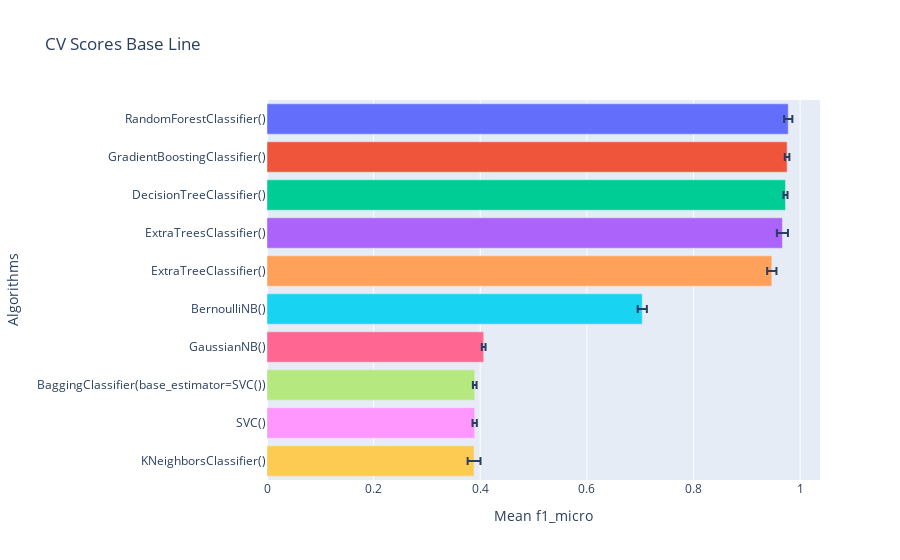

Notebook cell for this chart:
### Code cell
gp.crossval_models(x=x,y=y,folds=scv,estimadores=lista_estimadores,score="f1_micro")

### Figure 1 — Plotly figure (JSON) as saved in the notebook; plotly's stock layout.template omitted (floating-point values rounded to 4 significant figures)
{"data": [{"alignmentgroup": "True", "error_x": {"array": [0.007706]}, "hovertemplate": "Algorithms=%{y}<br>Mean f1_micro=%{x}<extra></extra>", "legendgroup": "RandomForestClassifier()", "marker": {"color": "#636efa", "pattern": {"shape": ""}}, "name": "RandomForestClassifier()", "offsetgroup": "RandomForestClassifier()", "orientation": "h", "showlegend": true, "textposition": "auto", "type": "bar", "x": [0.9777], "xaxis": "x", "y": ["RandomForestClassifier()"], "yaxis": "y"}, {"alignmentgroup": "True", "error_x": {"array": [0.004269]}, "hovertemplate": "Algorithms=%{y}<br>Mean f1_micro=%{x}<extra></extra>", "legendgroup": "GradientBoostingClassifier()", "marker": {"color": "#EF553B", "pattern": {"shape": ""}}, "name": "GradientBoostingClassifier()", "offsetgroup": "GradientBoostingClassifier()", "orientation": "h", "showlegend": true, "textposition": "auto", "type": "bar", "x": [0.9756], "xaxis": "x", "y": ["GradientBoostingClassifier()"], "yaxis": "y"}, {"alignmentgroup": "True", "error_x": {"array": [0.003785]}, "hovertemplate": "Algorithms=%{y}<br>Mean f1_micro=%{x}<extra></extra>", "legendgroup": "DecisionTreeClassifier()", "marker": {"color": "#00cc96", "pattern": {"shape": ""}}, "name": "DecisionTreeClassifier()", "offsetgroup": "DecisionTreeClassifier()", "orientation": "h", "showlegend": true, "textposition": "auto", "type": "bar", "x": [0.9726], "xaxis": "x", "y": ["DecisionTreeClassifier()"], "yaxis": "y"}, {"alignmentgroup": "True", "error_x": {"array": [0.01036]}, "hovertemplate": "Algorithms=%{y}<br>Mean f1_micro=%{x}<extra></extra>", "legendgroup": "ExtraTreesClassifier()", "marker": {"color": "#ab63fa", "pattern": {"shape": ""}}, "name": "ExtraTreesClassifier()", "offsetgroup": "ExtraTreesClassifier()", "orientation": "h", "showlegend": true, "textposition": "auto", "type": "bar", "x": [0.9668], "xaxis": "x", "y": ["ExtraTreesClassifier()"], "yaxis": "y"}, {"alignmentgroup": "True", "error_x": {"array": [0.008698]}, "hovertemplate": "Algorithms=%{y}<br>Mean f1_micro=%{x}<extra></extra>", "legendgroup": "ExtraTreeClassifier()", "marker": {"color": "#FFA15A", "pattern": {"shape": ""}}, "name": "ExtraTreeClassifier()", "offsetgroup": "ExtraTreeClassifier()", "orientation": "h", "showlegend": true, "textposition": "auto", "type": "bar", "x": [0.9469], "xaxis": "x", "y": ["ExtraTreeClassifier()"], "yaxis": "y"}, {"alignmentgroup": "True", "error_x": {"array": [0.008611]}, "hovertemplate": "Algorithms=%{y}<br>Mean f1_micro=%{x}<extra></extra>", "legendgroup": "BernoulliNB()", "marker": {"color": "#19d3f3", "pattern": {"shape": ""}}, "name": "BernoulliNB()", "offsetgroup": "BernoulliNB()", "orientation": "h", "showlegend": true, "textposition": "auto", "type": "bar", "x": [0.704], "xaxis": "x", "y": ["BernoulliNB()"], "yaxis": "y"}, {"alignmentgroup": "True", "error_x": {"array": [0.003508]}, "hovertemplate": "Algorithms=%{y}<br>Mean f1_micro=%{x}<extra></extra>", "legendgroup": "GaussianNB()", "marker": {"color": "#FF6692", "pattern": {"shape": ""}}, "name": "GaussianNB()", "offsetgroup": "GaussianNB()", "orientation": "h", "showlegend": true, "textposition": "auto", "type": "bar", "x": [0.4065], "xaxis": "x", "y": ["GaussianNB()"], "yaxis": "y"}, {"alignmentgroup": "True", "error_x": {"array": [0.00344]}, "hovertemplate": "Algorithms=%{y}<br>Mean f1_micro=%{x}<extra></extra>", "legendgroup": "BaggingClassifier(base_estimator=SVC())", "marker": {"color": "#B6E880", "pattern": {"shape": ""}}, "name": "BaggingClassifier(base_estimator=SVC())", "offsetgroup": "BaggingClassifier(base_estimator=SVC())", "orientation": "h", "showlegend": true, "textposition": "auto", "type": "bar", "x": [0.3897], "xaxis": "x", "y": ["BaggingClassifier(base_estimator=SVC())"], "yaxis": "y"}, {"alignmentgroup": "True", "error_x": {"array": [0.004015]}, "hovertemplate": "Algorithms=%{y}<br>Mean f1_micro=%{x}<extra></extra>", "legendgroup": "SVC()", "marker": {"color": "#FF97FF", "pattern": {"shape": ""}}, "name": "SVC()", "offsetgroup": "SVC()", "orientation": "h", "showlegend": true, "textposition": "auto", "type": "bar", "x": [0.3896], "xaxis": "x", "y": ["SVC()"], "yaxis": "y"}, {"alignmentgroup": "True", "error_x": {"array": [0.01207]}, "hovertemplate": "Algorithms=%{y}<br>Mean f1_micro=%{x}<extra></extra>", "legendgroup": "KNeighborsClassifier()", "marker": {"color": "#FECB52", "pattern": {"shape": ""}}, "name": "KNeighborsClassifier()", "offsetgroup": "KNeighborsClassifier()", "orientation": "h", "showlegend": true, "textposition": "auto", "type": "bar", "x": [0.3884], "xaxis": "x", "y": ["KNeighborsClassifier()"], "yaxis": "y"}], "layout": {"barmode": "relative", "legend": {"title": {"text": "Algorithms"}, "tracegroupgap": 0}, "showlegend": false, "title": {"text": "CV Scores Base Line"}, "xaxis": {"anchor": "y", "domain": [0, 1], "title": {"text": "Mean f1_micro"}}, "yaxis": {"anchor": "x", "categoryarray": ["KNeighborsClassifier()", "SVC()", "BaggingClassifier(base_estimator=SVC())", "GaussianNB()", "BernoulliNB()", "ExtraTreeClassifier()", "ExtraTreesClassifier()", "DecisionTreeClassifier()", "GradientBoostingClassifier()", "RandomForestClassifier()"], "categoryorder": "array", "domain": [0, 1], "title": {"text": "Algorithms"}}}}
